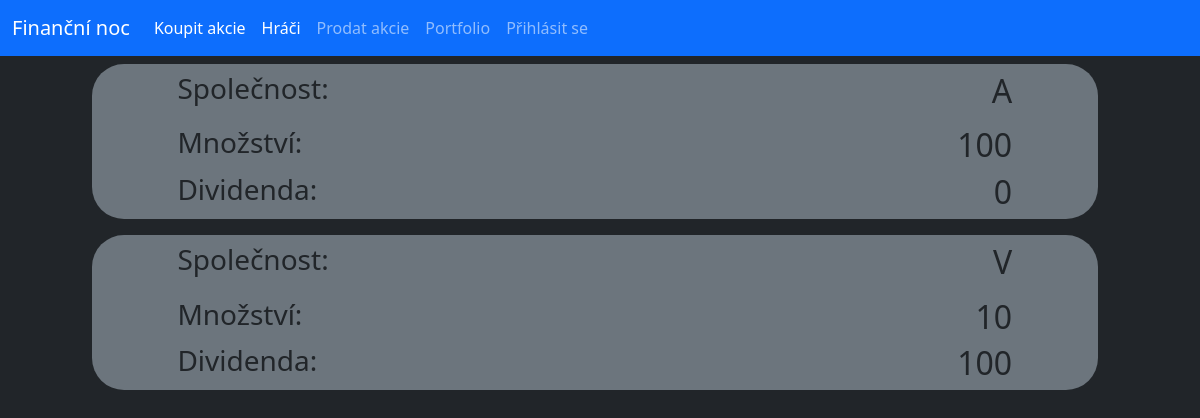
Screenshot of /stocks/A with the database file from the repository.
### database.py (models this page shows, shortened)
class Stock(db.Model):
    _id = db.Column("id", db.Integer, primary_key=True)
    owner = db.Column(db.String(40))
    name = db.Column(db.String(40))
    percentage = db.Column(db.Integer)
    isSelling = db.Column(db.Boolean)
    dividend = db.Column(db.Integer)

### router.py (the view)
@app.route("/players")
@app.route("/stocks/<username>")
def player_stocks(username=None):
    players = User.query.all()
    if not username:
        return render_template("players.html", users=players)
    player_stocks = Stock.query.filter_by(owner=username).all()
    return render_template("userStocks.html", stocks=player_stocks)

### templates/userStocks.html
{% extends "main.html" %}
{% block content%}
    {% for stock in stocks%}
    <div class="row py-2">
        <div class="col-offset-1 col-11">
            <div class="conteiner offset-1 bg-secondary rounded-5">
                <div class="row py-2">
                    <div class="col-4 offset-1"><h3>Společnost:</h3></div>
                    <div class="col-6"><h2 class="text-end">{{stock.name}}</h2></div>
                </div>
                <div class="row">
                    <div class="col-4 offset-1"><h3>Množství:</h3></div>
                    <div class="col-6"><h2 class="text-end">{{stock.percentage}}</h2></div>
                </div>
                <div class="row">
                    <div class="col-4 offset-1"><h3>Dividenda:</h3></div>
                    <div class="col-6"><h2 class="text-end">{{stock.dividend}}</h2></div>
                </div>
            </div>
        </div>
    </div>
    {% endfor %}
{% endblock%}

### rows the page displays
Stock: name "A", percentage "100", dividend "0"
Stock: name "V", percentage "10", dividend "100"
